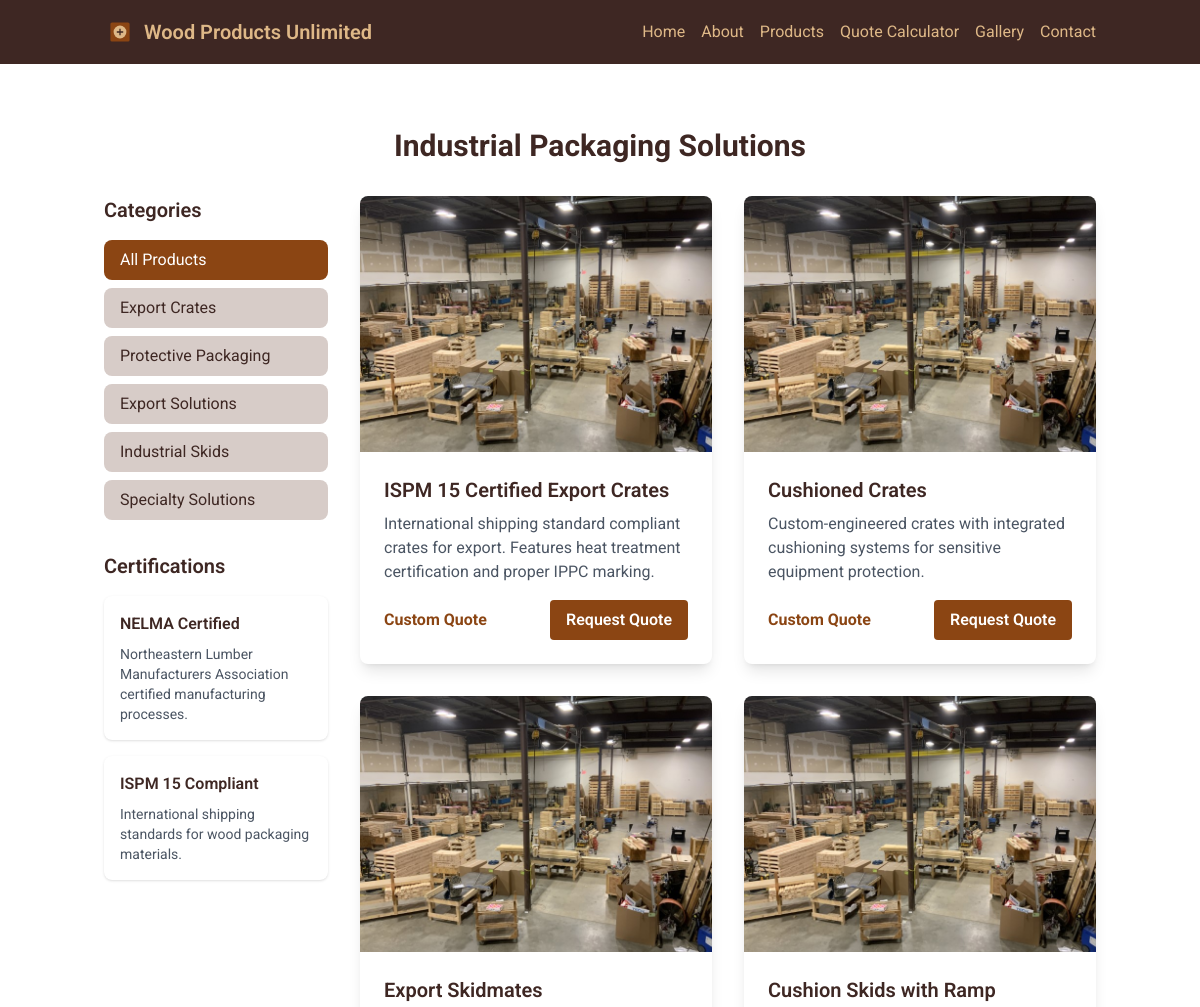
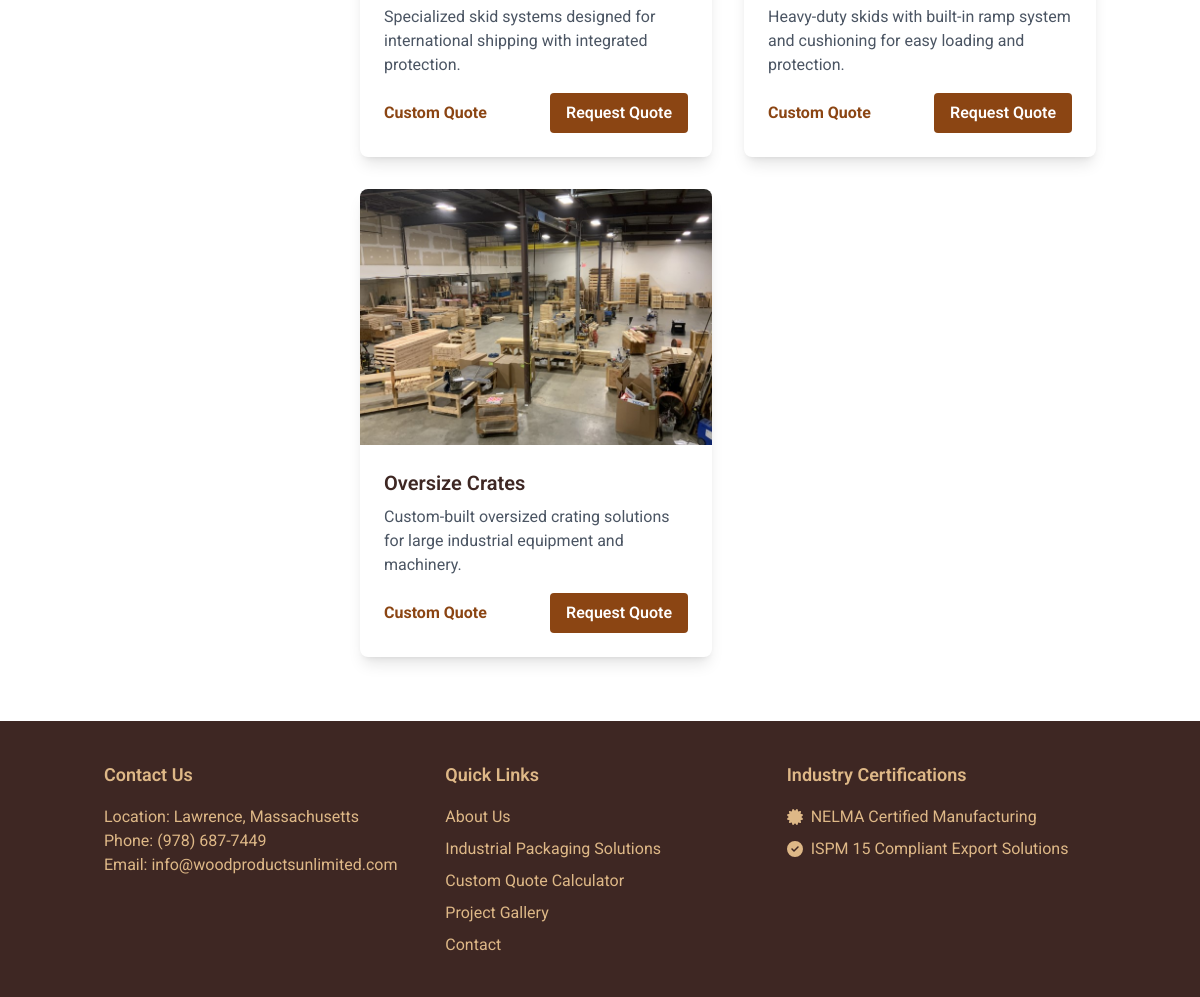
Page /products on the committed database (2 pictures, top to bottom).
### models.py (models this page shows)
class Product(db.Model):
    id = db.Column(db.Integer, primary_key=True)
    name = db.Column(db.String(100), nullable=False)
    description = db.Column(db.Text, nullable=False)
    category = db.Column(db.String(50), nullable=False)
    image_url = db.Column(db.String(200), nullable=False)
    price = db.Column(db.Float, nullable=False)
    created_at = db.Column(db.DateTime, default=datetime.utcnow)

### routes.py (the view)
@app.route('/products')
def products():
    category = request.args.get('category')
    if category:
        products = Product.query.filter_by(category=category).all()
    else:
        products = Product.query.all()
    categories = db.session.query(Product.category).distinct()
    return render_template('products.html',
                           products=products,
                           categories=categories)

### routes.py (called while the page is built)
@app.context_processor
def utility_processor():
    def get_categories():
        return db.session.query(Product.category).distinct()
    return dict(get_categories=get_categories)

### templates/products.html (shortened to what this page needs)
{% extends "base.html" %}
{% block content %}
<div class="container mx-auto px-4 py-16">
    <h1 class="text-3xl font-bold text-center mb-8">Industrial Packaging Solutions</h1>
    <div class="grid grid-cols-1 md:grid-cols-4 gap-8">
        <div class="md:col-span-1">
            <h2 class="text-xl font-semibold mb-4">Categories</h2>
            <div class="space-y-2">
                <a href="/products" class="block px-4 py-2 rounded-lg {% if not request.args.get('category') %}bg-wood-brown text-white{% else %}bg-wood-accent hover:bg-wood-brown hover:text-white{% endif %} transition duration-300">
                    All Products
                </a>
                {% for category in categories %}
                <a href="/products?category={{ category[0] }}"
                   class="block px-4 py-2 rounded-lg {% if request.args.get('category') == category[0] %}bg-wood-brown text-white{% else %}bg-wood-accent hover:bg-wood-brown hover:text-white{% endif %} transition duration-300">
                    {{ category[0] }}
                </a>
                {% endfor %}
            </div>
            <div class="mt-8">
                <h2 class="text-xl font-semibold mb-4">Certifications</h2>
                <div class="space-y-4">
                    <div class="p-4 bg-white rounded-lg shadow">
                        <h3 class="font-semibold mb-2">NELMA Certified</h3>
                        <p class="text-sm text-gray-600">Northeastern Lumber Manufacturers Association certified manufacturing processes.</p>
                    </div>
                    <div class="p-4 bg-white rounded-lg shadow">
                        <h3 class="font-semibold mb-2">ISPM 15 Compliant</h3>
                        <p class="text-sm text-gray-600">International shipping standards for wood packaging materials.</p>
                    </div>
                </div>
            </div>
        </div>
        <div class="md:col-span-3">
            <div class="grid grid-cols-1 md:grid-cols-2 gap-8">
                {% for product in products %}
                <div class="bg-white rounded-lg shadow-lg overflow-hidden transform hover:-translate-y-1 transition duration-300" itemscope itemtype="https://schema.org/Product">
                    <img src="{{ product.image_url }}" class="w-full h-64 object-cover"
                         alt="{{ product.name }} - Custom Industrial Wood Packaging Solution by Wood Products Unlimited"
                         itemprop="image">
                    <div class="p-6">
                        <h3 class="text-xl font-semibold mb-2" itemprop="name">{{ product.name }}</h3>
                        <p class="text-gray-600 mb-4" itemprop="description">{{ product.description }}</p>
                        <div class="flex justify-between items-center">
                            <div itemprop="offers" itemscope itemtype="https://schema.org/Offer">
                                <span class="text-wood-brown font-bold" itemprop="availability" content="https://schema.org/InStock">Custom Quote</span>
                            </div>
                            <a href="/contact?product={{ product.id }}" class="inline-block bg-wood-brown hover:bg-wood-dark text-white font-semibold py-2 px-4 rounded transition duration-300">Request Quote</a>
                        </div>
                    </div>
                </div>
                {% endfor %}
            </div>
        </div>
    </div>
</div>
{% endblock %}

### static/css/custom.css (style rules this page uses)
:root { --wood-brown: #8B4513; --wood-light: #DEB887; --wood-dark: #3E2723; --wood-accent: #D7CCC8; }
body { font-family: 'Roboto', sans-serif; }

### rows in the picture
Product: image_url (picture), name "ISPM 15 Certified Export Crates", description "International shipping standard compliant crates for export. Features heat treatment certification and proper IPPC marking."
Product: image_url (picture), name "Cushioned Crates", description "Custom-engineered crates with integrated cushioning systems for sensitive equipment protection."
Product: image_url (picture), name "Export Skidmates", description "Specialized skid systems designed for international shipping with integrated protection."
Product: image_url (picture), name "Cushion Skids with Ramp", description "Heavy-duty skids with built-in ramp system and cushioning for easy loading and protection."
Product: image_url (picture), name "Oversize Crates", description "Custom-built oversized crating solutions for large industrial equipment and machinery."

### other values in the picture
{{ category[0] }} "Export Crates" "Protective Packaging" "Export Solutions" "Industrial Skids" "Specialty Solutions"
